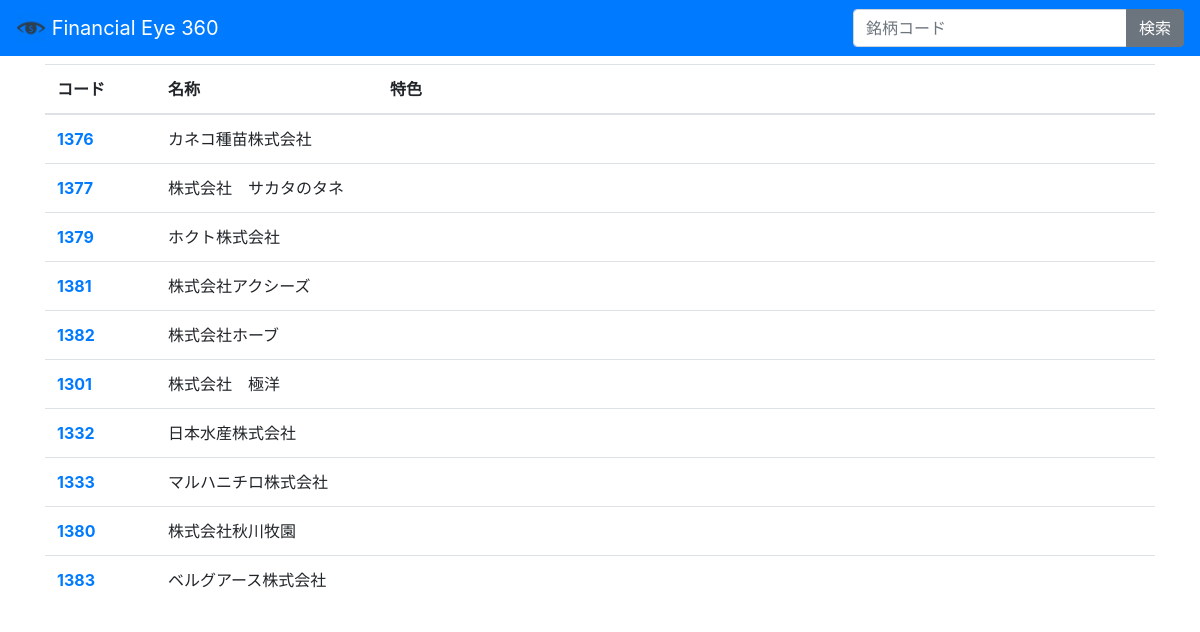
Page /buisnesstype/1 on the committed database.
### models/models.py (models this page shows, shortened)
class EdinetCodeInfo(Base):
    __tablename__ = 'edinetcodeinfo'
    edinetcode = Column(String(128), primary_key=True)
    fiscalperiod = Column(String(128))
    submitter = Column(String(128))
    businesstype = Column(String(128))
    securitiescode = Column(Integer)
    url = Column(String(128))
    description = Column(String(128))

### app/app.py (the view)
@app.route("/buisnesstype/<btype>")
def buisnesstype(btype):
    all_edinetcodeinfo = EdinetCodeInfo.query.filter(EdinetCodeInfo.businesstype==btd[btype]).all()
    return render_template("buisnesstype.html",all_edinetcodeinfo=all_edinetcodeinfo)

### app/templates/buisnesstype.html (shortened to what this page needs)
<!doctype html>
<html lang="ja">
<html>
  <head>
    <link rel="stylesheet" href="https://stackpath.bootstrapcdn.com/bootstrap/4.2.1/css/bootstrap.min.css">
  </head>
  <body>
    <nav class="navbar navbar-dark bg-primary mb-2">
	  <a href="/index" class="navbar-brand">
        <img src="../static/eye.png" width="30" height="30" class="d-inline-block align-top" alt="">
        Financial Eye 360
      </a>
	  <form action="/search" method="GET" class="form-inline">
        <div class="input-group">
        <input type="text" class="form-control" name="code" id="text5a" placeholder="銘柄コード">
        <div class="input-group-append">
          <button type="submit" class="btn btn-secondary">検索</button>
        </div>
        </div>
      </form>
    </nav>
    <div class="container">
		<table class="table">
        <thead class="thead-lignt">
        <tr>
		  <th style="width:10%">コード</th>
		  <th style="width:20%">名称</th>
		  <th style="width:70%">特色</th>
		</tr>
        </thead>
		<tbody>
		{% for edinetcodeinfo in all_edinetcodeinfo %}
		<tr>
		<td><a href="/company/{{edinetcodeinfo.securitiescode}}"><strong>{{edinetcodeinfo.securitiescode}}</strong></a></td>
		<td>{{edinetcodeinfo.submitter}}</td>
		<td>{{edinetcodeinfo.description}}</td>
		</tr>
		{% endfor %}
		</table>
    </div>
  </body>
</html>

### rows in the picture
EdinetCodeInfo: securitiescode "1376", submitter "カネコ種苗株式会社"
EdinetCodeInfo: securitiescode "1377", submitter "株式会社 サカタのタネ"
EdinetCodeInfo: securitiescode "1379", submitter "ホクト株式会社"
EdinetCodeInfo: securitiescode "1381", submitter "株式会社アクシーズ"
EdinetCodeInfo: securitiescode "1382", submitter "株式会社ホーブ"
EdinetCodeInfo: securitiescode "1301", submitter "株式会社 極洋"
EdinetCodeInfo: securitiescode "1332", submitter "日本水産株式会社"
EdinetCodeInfo: securitiescode "1333", submitter "マルハニチロ株式会社"
EdinetCodeInfo: securitiescode "1380", submitter "株式会社秋川牧園"
EdinetCodeInfo: securitiescode "1383", submitter "ベルグアース株式会社"
